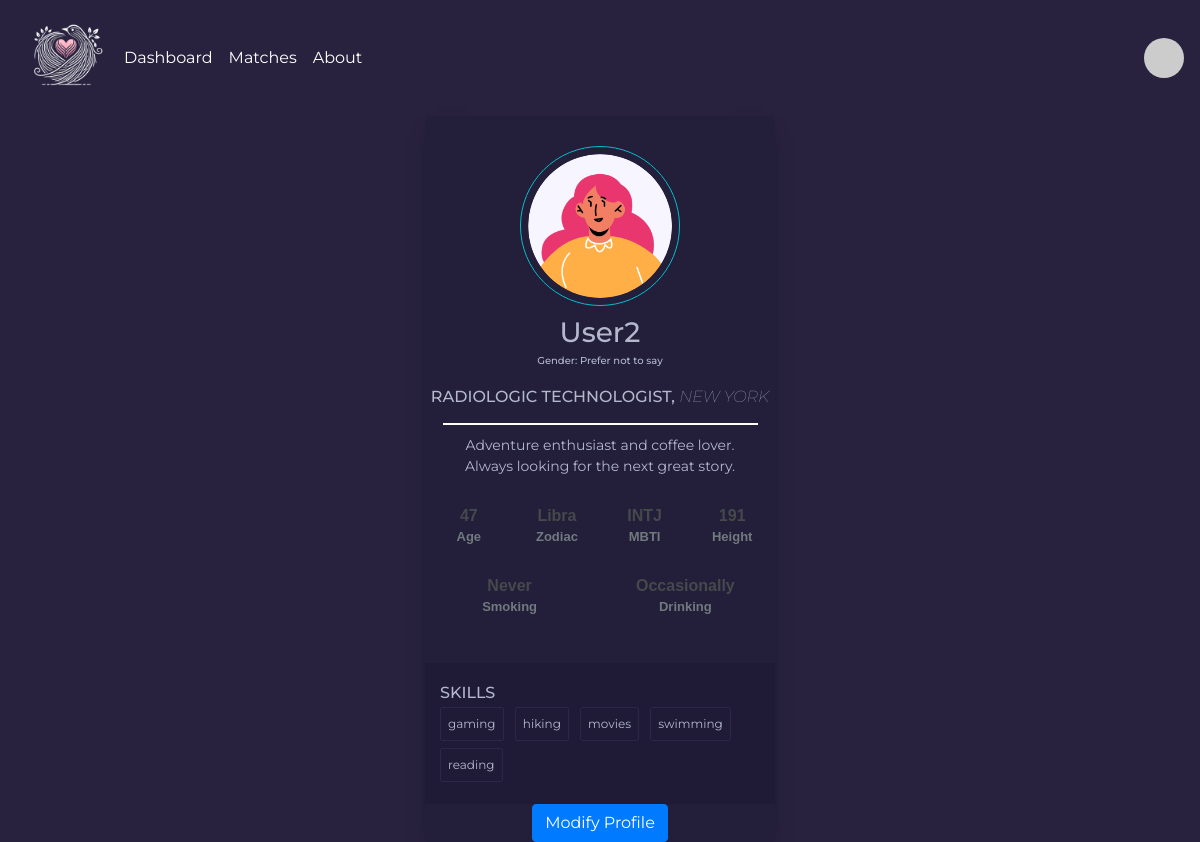
/profile/2, run on an earlier commit of the app's database.
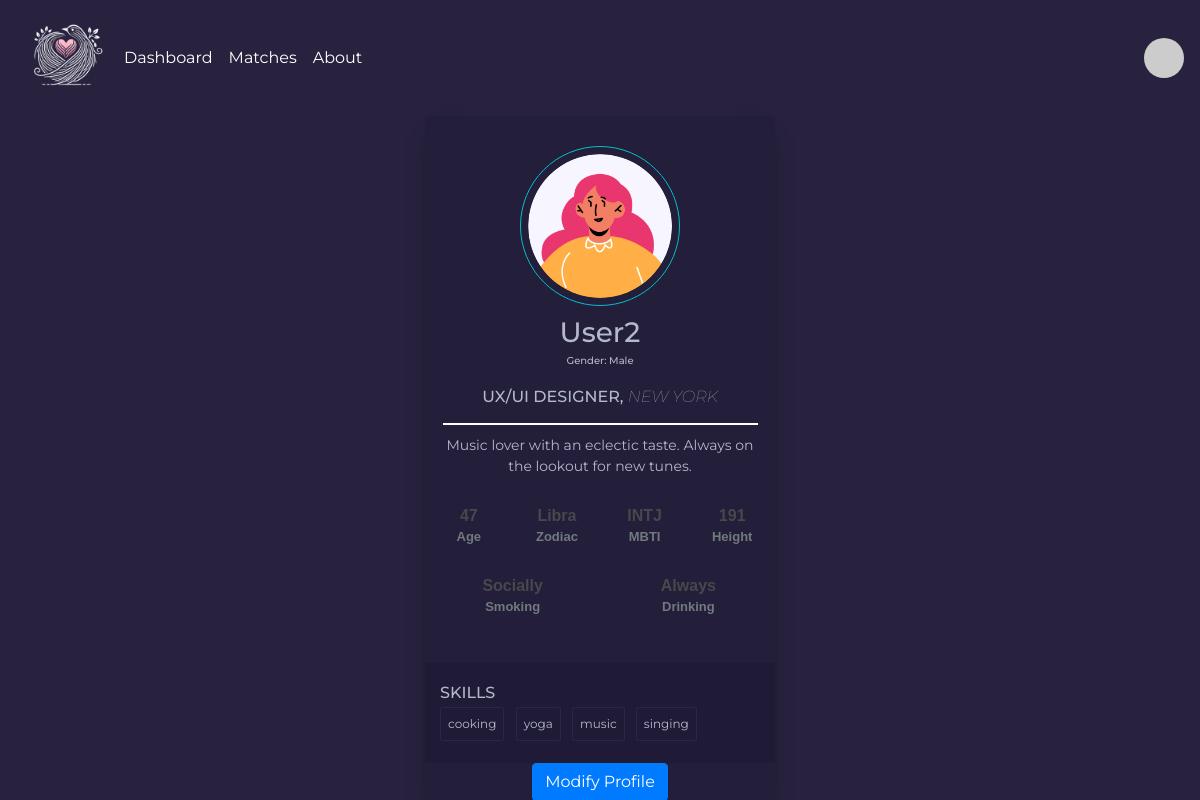
And on a later commit of the database.
### tables this page shows
CREATE TABLE users (
                user_id INTEGER PRIMARY KEY AUTOINCREMENT,
                name TEXT,
                birth_date TEXT,
                age INTEGER,
                gender TEXT,
                location TEXT,
                interests TEXT,
                smoking TEXT,
                drinking TEXT,
                zodiac_sign TEXT,
                mbti TEXT,
                profession TEXT,
                height INTEGER,
                bio TEXT,
                profile_pic TEXT
            );

### app.py (the view, shortened to what this page needs)
@app.route('/profile/<int:user_id>', methods=['GET', 'POST'])
def display_profile(user_id=1):
    user = db.fetch_user(user_id)
    if not user:
        return "User not found", 404
    return render_template('personalProfile.html',
                           user=user)

### templates/personalProfile.html (shortened to what this page needs)
<!DOCTYPE html>
<html lang="en">
<head>
    <link rel="stylesheet" href="https://stackpath.bootstrapcdn.com/bootstrap/4.5.2/css/bootstrap.min.css">
    <link rel="stylesheet" href="/static/main.css">
</head>
<body>
{% include 'base.html' %}
<div class="card-container">
	<img class="round" src="/static/profile_pics/{{user.name}}.png" alt="user" />
	<h3>{{ user.name }}<p style="font-size: x-small">Gender: {{ user.gender.value }}</p></h3>
    <h6>{{ user.profession }}, <span style="font-style: italic; font-weight: lighter">{{ user.location }}</span></h6>
    <p style="
    margin-left: 5%;
    margin-right: 5%;
    margin-top: 5%;
    border-top: 2px solid white;
    padding-top: 10px">
        {{ user.bio }}
    </p>
    <ul class="data-user">
        <li><a><strong style="font-size: medium">{{ user.age }}</strong>
            <span style="font-size: small">Age</span></a></li>
        <li><a><strong style="font-size: medium">{{ user.zodiac_sign.value }}</strong>
            <span style="font-size: small">Zodiac</span></a></li>
        <li><a><strong style="font-size: medium">{{ user.mbti.value }}</strong>
            <span style="font-size: small">MBTI</span></a></li>
        <li><a><strong style="font-size: medium">{{ user.height }}</strong>
            <span style="font-size: small">Height</span></a></li>
       </ul>
        <ul class="data-user">
            <li><a><strong style="font-size: medium">{{ user.smoking.value }}</strong>
            <span style="font-size: small">Smoking</span></a></li>
        <li><a><strong style="font-size: medium">{{ user.drinking.value }}</strong>
            <span style="font-size: small">Drinking</span></a></li>
        </ul>
	<div class="skills">
		<h6>Skills</h6>
		<ul>
            {% for interest in user.interests %}
            <li>{{ interest }}</li>
            {% endfor %}
        </ul>
	</div>
    <div class="buttons">
        <a href="/profile/edit/{{ user.user_id }}" class="btn btn-primary">Modify Profile</a>
    </div>
</div>
</body>
</html>

### templates/base.html (shortened to what this page needs)
<nav class="navbar navbar-expand-lg">
    <img src="/static/icon.png" width="100" height="100"/>
    <div class="collapse navbar-collapse" id="navbarNav">
        <ul class="navbar-nav mr-auto">
            <li class="nav-item">
                <a class="nav-link" href="/dashboard">Dashboard</a>
            </li>
            <li class="nav-item">
                <a class="nav-link" href="/matches">Matches</a>
            </li>
            <li class="nav-item">
                <a class="nav-link" href="/about">About</a>
            </li>
        </ul>
        <a href="/profile/userid" class="ml-auto">
            <img src="https://via.placeholder.com/40" alt="Profile Picture" class="user-pic">
        </a>
    </div>
</nav>

### static/main.css (style rules this page uses)
* { box-sizing: border-box; }
body { font-family: "Nunito", sans-serif; color: rgba(0, 0, 0, 0.7); }

### templates/personalProfile.html (style rules this page uses)
* { box-sizing: border-box; }
body { background-color: #28223F; font-family: Montserrat, sans-serif; display: flex; align-items: center; justify-content: center; flex-direction: column; min-height: 100vh; margin: 0; }
h3 { margin: 10px 0; }
h6 { margin: 5px 0; text-transform: uppercase; }
p { font-size: 14px; line-height: 21px; }
.card-container { background-color: #231E39; border-radius: 5px; box-shadow: 0px 10px 20px -10px rgba(0, 0, 0, 0.75); color: #B3B8CD; padding-top: 30px; position: relative; width: 350px; max-width: 100%; text-align: center; }
.card-container .round { border: 1px solid #03BFCB; border-radius: 50%; height: 20vh; padding: 7px; }
.skills { background-color: #1F1A36; text-align: left; padding: 15px; margin-top: 30px; }
.skills ul { list-style-type: none; margin: 0; padding: 0; }
.skills ul li { border: 1px solid #2D2747; border-radius: 2px; display: inline-block; font-size: 12px; margin: 0 7px 7px 0; padding: 7px; }
.data-user { font-family: "Quicksand", sans-serif; margin-bottom: 0; cursor: pointer; padding: 0; list-style: none; display: table; width: 100.15%; }
.data-user li { margin: 0; padding: 0; width: 25%; display: table-cell; text-align: center; border-left: 0.1em solid transparent; }
.data-user li:first-child { border-left: 0; }
.data-user li:first-child a { border-bottom-left-radius: 0.3rem; }
.data-user li:last-child a { border-bottom-right-radius: 0.3rem; }
.data-user li a, .data-user li strong { display: block; }
.data-user li { padding: .93em 0; color: #46494c; }
.data-user li a strong, .data-user li a span { font-weight: 600; line-height: 1; }
.data-user li a strong { font-size: 2em; }
.data-user li a span { color: #717a7e; }

### templates/base.html (style rules this page uses)
.navbar { position: relative; overflow: hidden; padding: 0.5rem 1rem; width: 100%; }
.nav-link { color: white; }
.user-pic { width: 40px; height: 40px; border-radius: 50%; object-fit: cover; cursor: pointer; }

What changed in the data, as far as the page shows it:
changed users "User2": gender.value "Prefer not to say" → "Male"; profession "RADIOLOGIC TECHNOLOGIST" → "UX/UI DESIGNER"; bio "Adventure enthusiast and coffee lover. Always looking for the next great story." → "Music lover with an eclectic taste. Always on the lookout for new tunes."; smoking.value "Never" → "Socially"; drinking.value "Occasionally" → "Always"
Also different on the page:
new list line: "cooking"
new list line: "yoga"
new list line: "music"
new list line: "singing"
list line gone: "gaming"
list line gone: "hiking"
list line gone: "movies"
list line gone: "swimming"
list line gone: "reading"
